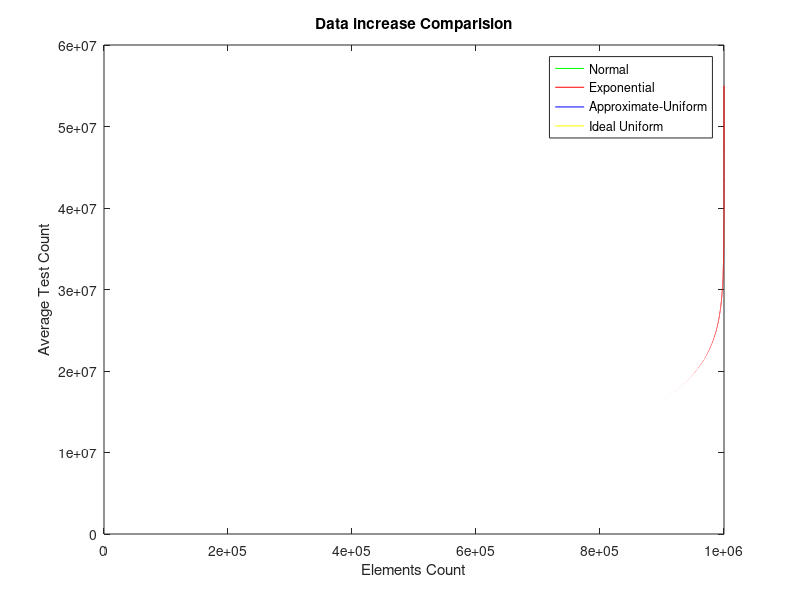

MATLAB code to generate this figure: (Note: this script raises an error after producing the figure.)
%% THIS CODING IS DONE FOR PROOFING THE RESULTS OF THE PUBLISHED PAPER: https://ieeexplore.ieee.org/document/8751856/ 

%4 Algorithms: Binary (BSA) | Interpolation (ISA) | MSSA using Binary (MSSA_BSA) | MSSA using Interpolation (MSSA_ISA)
n = 3;   % Comparision count for different array sizes each time x10
m = 1000000;  % The first array size; (when n=1)
% if array's size = 10^6 it would take up to 45 minutes
% rng('shuffle', 'v5normal');

%% Elements Count

TestSize = zeros(1,n);

%% Measure 1

BSA_MaxTC = zeros(1,n);
MSSA_BSA_MaxTC = zeros(1,n);
ISA_MaxTC = zeros(1,n);
MSSA_ISA_MaxTC = zeros(1,n);

%% Measure 2

BSA_AvgTC = zeros(1,n);
MSSA_BSA_AvgTC = zeros(1,n);
ISA_AvgTC = zeros(1,n);
MSSA_ISA_AvgTC = zeros(1,n);

%% Measure 3

BSA_MinTC = zeros(1,n);
MSSA_BSA_MinTC = zeros(1,n);
ISA_MinTC = zeros(1,n);
MSSA_ISA_MinTC = zeros(1,n);

%% Apply Test

for i= 1:n
    
    %% Generating Random Data
        
    TestSize(i) = m;
    Y1=sort(round(randn(1,m*2.5)*m*10));
    Y1 = Y1(Y1>0); Y1 = Y1(1:m); % normal increase
    Y2=sort(round(abs(randn(1,m)*m*10))); % exponential increase
    Y3=sort(randi(m*10,1,m)); % Approximate-Uniform increase
    Y4=2:2:m*2; % Ideal Uniform increase
    elements = 1:m;
    figure
    plot(elements,Y1,'g',elements,Y2,'r',elements,Y3,'b',elements,Y4,'y');
    title('Data increase Comparision');
    xlabel('Elements Count');
    ylabel('Average Test Count');
    legend('Normal','Exponential','Approximate-Uniform','Ideal Uniform');
    
    %% Maximum-Spead Search Algorithm's Precalculations
    % MSSCKA (Parallel Version) - Maximum-Spead Search Key Calculation Algorithms
    % [MS_key, MS_d ]=MSSCKA_Parallel(Y1);
    [MS_key, MS_d ]=Game_Changer_MSSCKA(Y1);
    
    %% Search for All compettive Algorithms
    
    BSA_TCs=zeros(1,m);
    MSSA_BSA_TCs=zeros(1,m);
    ISA_TCs=zeros(1,m);
    MSSA_ISA_TCs=zeros(1,m);
    
    for j=1:m
        [~,BSA_TCs(j)]=BSA(Y1(j),Y1);
        [~, MSSA_BSA_TCs(j)]=MSSA_BSA(Y1(j),Y1,MS_d,MS_d);
        [~, ISA_TCs(j)]=ISA(Y1(j),Y1);
        [~, MSSA_ISA_TCs(j)]=MSSA_ISA(Y1(j),Y1,MS_d,MS_d);
    end
    
    %% 1) Worst Case - max Test Count
    
    BSA_MaxTC(i)= max(BSA_TCs);
    MSSA_BSA_MaxTC(i) = max(MSSA_BSA_TCs);
    ISA_MaxTC(i) = max(ISA_TCs);
    MSSA_ISA_MaxTC(i) = max(MSSA_ISA_TCs);
    
    %% 2) Avarege Case - Mean Test Count
    
    BSA_AvgTC(i) = mean(BSA_TCs);
    MSSA_BSA_AvgTC(i) = mean(MSSA_BSA_TCs);
    ISA_AvgTC(i) = mean(ISA_TCs);
    MSSA_ISA_AvgTC(i) = mean(MSSA_ISA_TCs);
    
    %% 3) Total Best Case - Test Count = 1
    
    BSA_MinTC(i) = size(find(BSA_TCs == 1),2);
    MSSA_BSA_MinTC(i) = size(find(MSSA_BSA_TCs == 1),2);
    ISA_MinTC(i) = size(find(ISA_TCs == 1),2);
    MSSA_ISA_MinTC(i) = size(find(MSSA_ISA_TCs == 1),2);
    
    % the size fot the next iteration
    m = m*10;
end

%% Printing
disp(newline);
disp(['Max Test Count', newline ,'***********************']);
disp(['BSA_maxTC = ',num2str(BSA_MaxTC)]);
disp(['MSSA_BSA_maxTC = ',num2str(MSSA_BSA_MaxTC)]);
disp(['ISA_maxTC = ',num2str(ISA_MaxTC)]);
disp(['MSSA_ISA_maxTC = ',num2str(MSSA_ISA_MaxTC)]);

disp(newline);
disp(['Mean Test Count', newline ,'***********************']);
disp(['BSA_AvgTC = ',num2str(BSA_AvgTC)]);
disp(['MSSA_BSA_AvgTC = ',num2str(MSSA_BSA_AvgTC)]);
disp(['ISA_AvgTC = ',num2str(ISA_AvgTC)]);
disp(['MSSA_ISA_AvgTC = ',num2str(MSSA_ISA_AvgTC)]);

disp(newline);
disp(['Total Test Count = 1', newline ,'***********************']);
disp(['BSA_MinTC = ',num2str(BSA_MinTC)]);
disp(['MSSA_BSA_MinTC = ',num2str(MSSA_BSA_MinTC)]);
disp(['ISA_MinTC = ',num2str(ISA_MinTC)]);
disp(['MSSA_ISA_MinTC = ',num2str(MSSA_ISA_MinTC)]);

%% Figures

if(n==1)
    c = categorical({'BSA','MSSA\_BSA','ISA','MSSA\_ISA'});
    figure
    bar(c,[BSA_MaxTC,MSSA_BSA_MaxTC,ISA_MaxTC,MSSA_ISA_MaxTC]);
    title('Worst-case');
    
    c = categorical({'BSA','MSSA\_BSA','ISA','MSSA\_ISA'});
    figure
    bar(c,[BSA_AvgTC,MSSA_BSA_AvgTC,ISA_AvgTC,MSSA_ISA_AvgTC]);
    title('Average-case');
    
    c = categorical({'BSA','MSSA\_BSA','ISA','MSSA\_ISA'});
    figure
    bar(c,[BSA_MinTC,MSSA_BSA_MinTC,ISA_MinTC,MSSA_ISA_MinTC]);
    title('Best-case');
    
else
    
    figure
    plot(TestSize,BSA_MaxTC,'r',TestSize,MSSA_BSA_MaxTC,'m'...
        ,TestSize,ISA_MaxTC,'g',TestSize,MSSA_ISA_MaxTC,'b');
    title('Worst-case');
    xlabel('Elements Count');
    ylabel('maximum Test Count');
    legend('BSA','MSSA\_BSA','ISA','MSSA\_ISA');
    
    figure
    plot(TestSize,BSA_AvgTC,'r',TestSize,MSSA_BSA_AvgTC,'m'...
        ,TestSize,ISA_AvgTC,'g',TestSize,MSSA_ISA_AvgTC,'b');
    title('Average-case');
    xlabel('Elements Count');
    ylabel('Average Test Count');
    legend('BSA','MSSA\_BSA','ISA','MSSA\_ISA');
    
    figure
    plot(TestSize,BSA_MinTC ,'r',TestSize,MSSA_BSA_MinTC,'m'...
        ,TestSize,ISA_MinTC,'g',TestSize,MSSA_ISA_MinTC,'b');
    title('Best-case');
    xlabel('Elements Count');
    ylabel('Total Min Test Count');
    legend('BSA','MSSA\_BSA','ISA','MSSA\_ISA');
    
end

%% Note that here we are Comparing MSSA with other searching algorithms by testing the existence of all elements
% Execution Time is only for the array of the largest size elements
m = m/10;
ExecutionTime = zeros(1,4);

tic
for j=1:m
    BSA(Y1(j),Y1);
end
ExecutionTime(1) = toc;

tic
for j=1:m
    MSSA_BSA(Y1(j),Y1,MS_d,MS_d);
end
ExecutionTime(2) = toc;

tic
for j=1:m
    ISA(Y1(j),Y1);
end
ExecutionTime(3) = toc;

tic
for j=1:m
    MSSA_ISA(Y1(j),Y1,MS_d,MS_d);
end
ExecutionTime(4) = toc;

%%  Execution Time Results

AlgsNames = ['BSA       ','MSSA_BSA      ','ISA     ','MSSA_ISA    '];

disp(['AlgsNames = ',AlgsNames]);
disp(['ExecTime = ',num2str(ExecutionTime)]);

c = categorical({'BSA','MSSA\_BSA','ISA','MSSA\_ISA'});
figure
bar(c,ExecutionTime);
title(['ExecTime for searching ', num2str(m), 'items (all existed)']);
